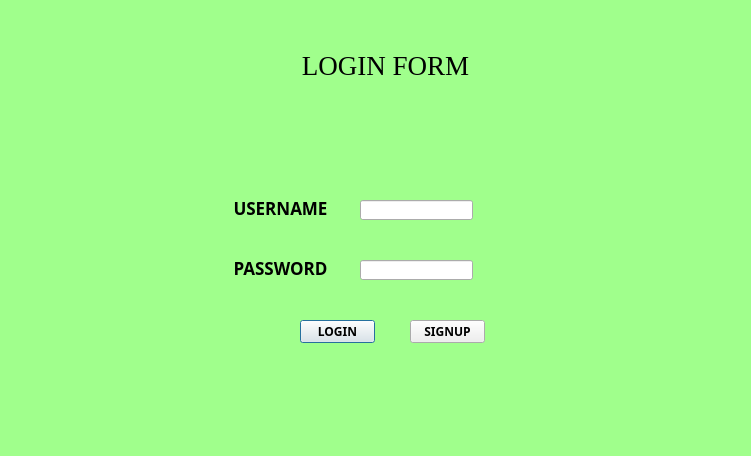
<?xml version="1.0" encoding="UTF-8"?>
<ui version="4.0">
 <class>Dialog</class>
 <widget class="QDialog" name="Dialog">
  <property name="geometry">
   <rect>
    <x>0</x>
    <y>0</y>
    <width>751</width>
    <height>456</height>
   </rect>
  </property>
  <property name="windowTitle">
   <string>Dialog</string>
  </property>
  <property name="styleSheet">
   <string notr="true">QDialog{
background-color: rgb(160, 255, 140);
}</string>
  </property>
  <widget class="QLabel" name="username_label">
   <property name="geometry">
    <rect>
     <x>230</x>
     <y>200</y>
     <width>101</width>
     <height>16</height>
    </rect>
   </property>
   <property name="font">
    <font>
     <family>Century Gothic</family>
     <pointsize>13</pointsize>
     <weight>75</weight>
     <bold>true</bold>
    </font>
   </property>
   <property name="text">
    <string>USERNAME</string>
   </property>
   <property name="alignment">
    <set>Qt::AlignCenter</set>
   </property>
  </widget>
  <widget class="QLabel" name="password_label">
   <property name="geometry">
    <rect>
     <x>230</x>
     <y>260</y>
     <width>101</width>
     <height>16</height>
    </rect>
   </property>
   <property name="font">
    <font>
     <family>Century Gothic</family>
     <pointsize>13</pointsize>
     <weight>75</weight>
     <bold>true</bold>
    </font>
   </property>
   <property name="text">
    <string>PASSWORD</string>
   </property>
   <property name="alignment">
    <set>Qt::AlignCenter</set>
   </property>
   <property name="wordWrap">
    <bool>false</bool>
   </property>
  </widget>
  <widget class="QPushButton" name="login_btn">
   <property name="geometry">
    <rect>
     <x>300</x>
     <y>320</y>
     <width>75</width>
     <height>23</height>
    </rect>
   </property>
   <property name="font">
    <font>
     <family>Lucida Sans Typewriter</family>
     <weight>75</weight>
     <bold>true</bold>
    </font>
   </property>
   <property name="text">
    <string>LOGIN</string>
   </property>
  </widget>
  <widget class="QPushButton" name="signup_btn">
   <property name="geometry">
    <rect>
     <x>410</x>
     <y>320</y>
     <width>75</width>
     <height>23</height>
    </rect>
   </property>
   <property name="font">
    <font>
     <family>Lucida Sans Typewriter</family>
     <weight>75</weight>
     <bold>true</bold>
    </font>
   </property>
   <property name="text">
    <string>SIGNUP</string>
   </property>
  </widget>
  <widget class="QLineEdit" name="username_lineEdit">
   <property name="geometry">
    <rect>
     <x>360</x>
     <y>200</y>
     <width>113</width>
     <height>20</height>
    </rect>
   </property>
  </widget>
  <widget class="QLineEdit" name="password_lineEdit">
   <property name="geometry">
    <rect>
     <x>360</x>
     <y>260</y>
     <width>113</width>
     <height>20</height>
    </rect>
   </property>
  </widget>
  <widget class="QLabel" name="label_3">
   <property name="geometry">
    <rect>
     <x>280</x>
     <y>30</y>
     <width>211</width>
     <height>71</height>
    </rect>
   </property>
   <property name="font">
    <font>
     <family>Times New Roman</family>
     <pointsize>20</pointsize>
    </font>
   </property>
   <property name="text">
    <string>LOGIN FORM</string>
   </property>
   <property name="alignment">
    <set>Qt::AlignCenter</set>
   </property>
  </widget>
 </widget>
 <resources/>
 <connections/>
</ui>
